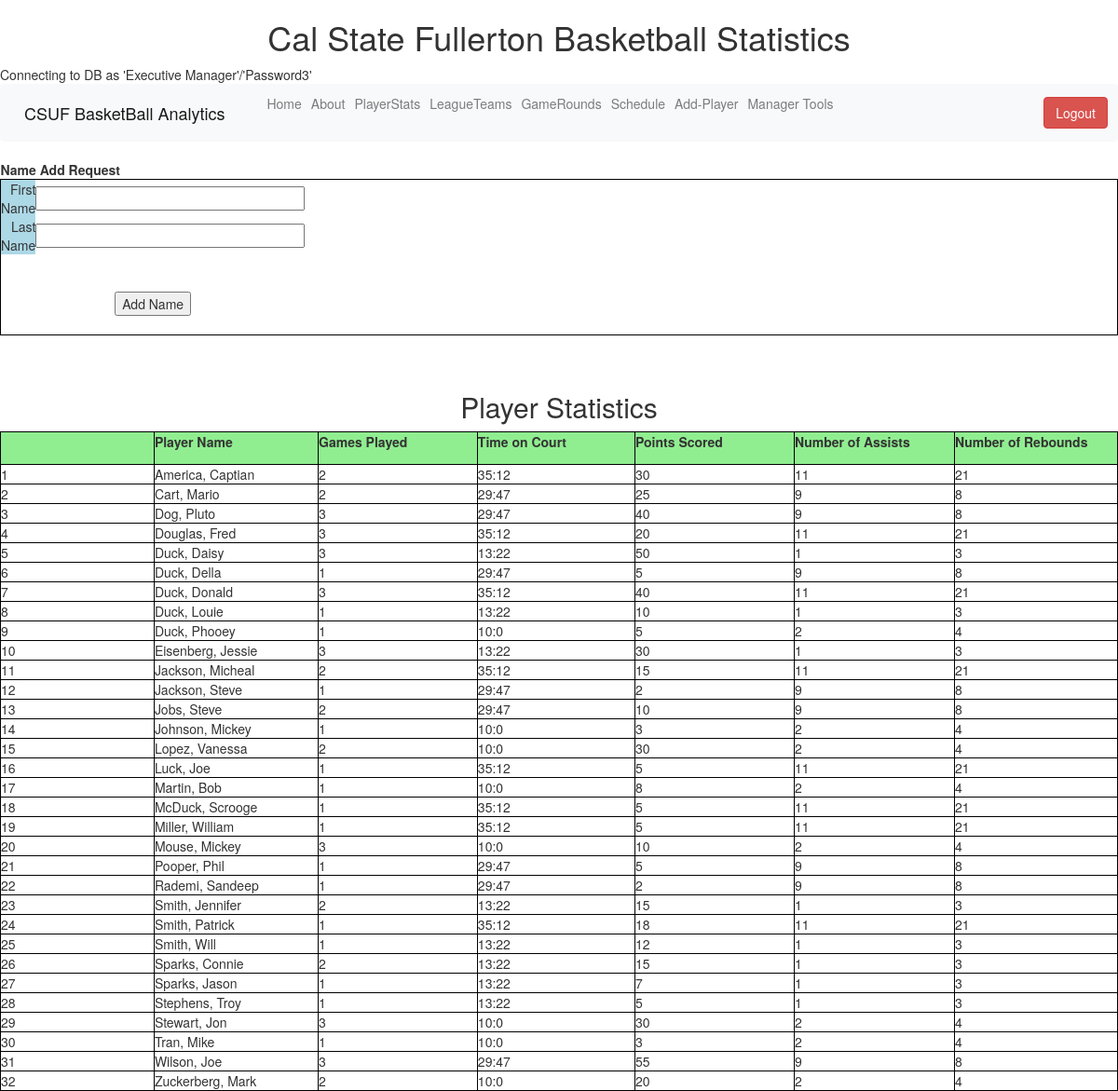
The app's page /AddPlayer.php with its own data.
### tables this page shows
CREATE TABLE TeamRoster
( ID            INTEGER UNSIGNED  NOT NULL    AUTO_INCREMENT  PRIMARY KEY,
  Name_First    VARCHAR(100),
  Name_Last     VARCHAR(150)      NOT NULL,
  Street        VARCHAR(250),
  City          VARCHAR(100),
  State         VARCHAR(100),
  Country       VARCHAR(100),
  ZipCode       CHAR(10),

  CHECK (ZipCode REGEXP '(?!0{5})(?!9{5})\\d{5}(-(?!0{4})(?!9{4})\\d{4})?'),
  
  INDEX  (Name_Last),
  UNIQUE (Name_Last, Name_First)
);

### Name.php (called while the page is built, shortened)
<?php
class NamePlayer
{
   private $name         = array('FIRST'=>"", 'LAST'=>"");
   function name()
   {
     if( func_num_args() == 0 )
     {
       if( empty($this->name['FIRST']) ) return $this->name['LAST'];
       else                              return $this->name['LAST'].', '.$this->name['FIRST'];
     }
     else if( func_num_args() == 1 )
     {
       $value = func_get_arg(0);
       if( is_string($value) )
       {
         $value = explode(',', $value);
         if ( count($value) >= 2 ) $this->name['FIRST'] = htmlspecialchars(trim($value[1]));
         else                      $this->name['FIRST'] = '';
         $this->name['LAST']  = htmlspecialchars(trim($value[0]));
       }
       else if( is_array ($value) )
       {
         if ( count($value) >= 2 ) $this->name['LAST'] = htmlspecialchars(trim($value[1]));
         else                      $this->name['LAST'] = '';
         $this->name['FIRST']  = htmlspecialchars(trim($value[0]));
       }
     }
     else if( func_num_args() == 2 )
     {
         $this->name['FIRST'] = htmlspecialchars(trim(func_get_arg(0)));
         $this->name['LAST']  = htmlspecialchars(trim(func_get_arg(1)));
     }
     return $this;
   }
}
?>

### PlayerStatistic.php (called while the page is built, shortened)
<?php
class PlayerStatistic
{
   private $name         = array('FIRST'=>"", 'LAST'=>null);
   private $playingTime  = array('MINS' =>0,  'SECS'=>0);
   private $pointsScored = 0;
   private $assists      = 0;
   private $rebounds     = 0;
   function name()
   {
     if( func_num_args() == 0 )
     {
       if( empty($this->name['FIRST']) ) return $this->name['LAST'];
       else                              return $this->name['LAST'].', '.$this->name['FIRST'];
     }
     else if( func_num_args() == 1 )
     {
       $value = func_get_arg(0);
       if( is_string($value) )
       {
         $value = explode(',', $value);
         if ( count($value) >= 2 ) $this->name['FIRST'] = htmlspecialchars(trim($value[1]));
         else                      $this->name['FIRST'] = '';
         $this->name['LAST']  = htmlspecialchars(trim($value[0]));
       }
       else if( is_array ($value) )
       {
         if ( count($value) >= 2 ) $this->name['LAST'] = htmlspecialchars(trim($value[1]));
         else                      $this->name['LAST'] = '';
         $this->name['FIRST']  = htmlspecialchars(trim($value[0]));
       }
     }
     else if( func_num_args() == 2 )
     {
         $this->name['FIRST'] = htmlspecialchars(trim(func_get_arg(0)));
         $this->name['LAST']  = htmlspecialchars(trim(func_get_arg(1)));
     }
     return $this;
   }
   function playingTime()
   {
     if( func_num_args() == 0 )
     {
       return $this->playingTime['MINS'].':'.$this->playingTime['SECS'];
     }
     else if( func_num_args() == 1 )
     {
       $value = func_get_arg(0);
       if( is_array ($value) )
       {
         if ( count($value) >= 2 ) $this->playingTime['SECS'] = (int)$value[1];
         else                      $this->playingTime['SECS'] = 0;
         $this->playingTime['MINS'] = (int)$value[0];
       }
     }
     else if( func_num_args() == 2 )
     {
       $this->playingTime['MINS'] = (int)func_get_arg(0);
       $this->playingTime['SECS'] = (int)func_get_arg(1);
     }
     return $this;
   }
   function pointsScored()
   {
     if( func_num_args() == 0 )
     {
       return $this->pointsScored;
     }
     else if( func_num_args() == 1 )
     {
       $this->pointsScored = (int)func_get_arg(0);
     }
     return $this;
   }
   function assists()
   {
     if( func_num_args() == 0 )
     {
       return $this->assists;
     }
     else if( func_num_args() == 1 )
     {
       $this->assists = (int)func_get_arg(0);
     }
     return $this;
   }
   function rebounds()
   {
     if( func_num_args() == 0 )
     {
       return $this->rebounds;
     }
     else if( func_num_args() == 1 )
     {
       $this->rebounds = (int)func_get_arg(0);
     }
     return $this;
   }
}
?>

### AddPlayer.php (the view, shortened to what this page needs)
<!DOCTYPE html>
<html>
<head>
<body bgcolor="lightblue">
        <h1 style="text-align:center">Cal State Fullerton Basketball Statistics</h1>
			    <link rel="stylesheet" href="https://unpkg.com/purecss@1.0.0/build/pure-min.css">
        <link rel="stylesheet" href="stylesheets/stylesheet.css">
<link rel="stylesheet" href="https://maxcdn.bootstrapcdn.com/bootstrap/4.0.0/css/bootstrap.min.css">
<body bgcolor="lightblue">
<?php
      require_once('createDB.php');
           require_once('navbar.php');
	    require('Name.php');
	    require('PlayerStatistic.php');
        $query = "SELECT
                    TeamRoster.ID,
                    TeamRoster.Name_First,
                    TeamRoster.Name_Last,
                    Statistics.TotalGames,
                    AVG(Statistics.PlayingTimeMin),
                    AVG(Statistics.PlayingTimeSec),
                    AVG(Statistics.Points),
                    AVG(Statistics.Assists),
                    AVG(Statistics.Rebounds)
                  FROM TeamRoster LEFT JOIN Statistics ON
                    Statistics.Player = TeamRoster.ID
                  GROUP BY
                    TeamRoster.Name_Last,
                    TeamRoster.Name_First
                  ORDER BY
                    TeamRoster.Name_Last,
                    TeamRoster.Name_First";
        $stmt = mysqli_prepare($link,$query);
        mysqli_stmt_execute($stmt);
        mysqli_stmt_store_result($stmt);
        mysqli_stmt_bind_result($stmt,
						   $Name_ID,
                           $Name_First,
                           $Name_Last,
                           $TotalGames,
                           $PlayingTimeMin,
                           $PlayingTimeSec,
                           $Points,
                           $Assists,
                           $Rebounds);
?>
    <table style="width: 100%; border:0px solid black; border-collapse:collapse;">
      <tr>
        <th style="width: 40%;">Name Add Request</th>
      </tr>
      <tr>
        <td style="vertical-align:top; border:1px solid black;">
          <form action="processAddressUpdate.php" method="post">
            <table style="width: 15%; border:0px solid black; border-collapse:collapse;">
              <tr>
                <td style="text-align: right;height:35px; background: lightblue;">First Name</td>
                <td><input type="text" name="firstName" value="" size="35" maxlength="250"/></td>
              </tr>
              <tr>
                <td style="text-align: right;height:35px; background: lightblue;">Last Name</td>
               <td><input type="text" name="lastName" value="" size="35" maxlength="250"/></td>
              </tr>
              <tr>
               <td colspan="2" style="text-align: center;"><br/><br/><input class="pure-button pure-button-primary" type="submit" value="Add Name" /><br/><br/></td>
              </tr>
            </table>
          </form>
        </td>
      </tr>
    </table>
	<br/><br/>
    <h2 style="text-align:center">Player Statistics</h2>
    <table style="border:1px solid black; border-collapse:collapse;">
      <tr>
        <th style="vertical-align:top; width:200px; height:35px;  border:1px solid black; background: lightgreen;"></th>
        <th style="vertical-align:top; width:200px; height:35px;  border:1px solid black; background: lightgreen;">Player Name</th>
        <th style="vertical-align:top; width:200px; height:35px;  border:1px solid black; background: lightgreen;">Games Played</th>
        <th style="vertical-align:top; width:200px; height:35px;  border:1px solid black; background: lightgreen;">Time on Court</th>
        <th style="vertical-align:top; width:200px; height:35px;  border:1px solid black; background: lightgreen;">Points Scored</th>
        <th style="vertical-align:top; width:200px; height:35px;  border:1px solid black; background: lightgreen;">Number of Assists</th>
        <th style="vertical-align:top; width:200px; height:35px;  border:1px solid black; background: lightgreen;">Number of Rebounds</th>
      </tr>
      <?php
        $fmt_style = 'style="vertical-align:top; border:1px solid black;"';
        mysqli_stmt_data_seek($stmt,0);
        $row_number = 0;
         while( mysqli_stmt_fetch($stmt) )
        {
          $player = new Nameplayer([$Name_First, $Name_Last]);
          $stat   = new PlayerStatistic([$Name_First, $Name_Last], [$PlayingTimeMin, $PlayingTimeSec], $Points, $Assists, $Rebounds);
          echo "      <tr>\n";
          echo "        <td  $fmt_style>".++$row_number."</td>\n";
          echo "        <td  $fmt_style>".$player->name()." </td>\n";
          echo "        <td  $fmt_style>".$TotalGames."</td>\n";
          if($TotalGames>0)
          {
            echo "        <td  $fmt_style>".(int)$PlayingTimeMin.":".(int)$PlayingTimeSec."</td>\n";
            echo "        <td  $fmt_style>".$stat->pointsScored()."</td>\n";
            echo "        <td  $fmt_style>".$stat->assists()."</td>\n";
            echo "        <td  $fmt_style>".$stat->rebounds()."</td>\n";
          }
          echo "      </tr>\n";
        }
      ?>
    </table>
  </body>
</html>

### stylesheets/stylesheet.css (style rules this page uses)
h1, h4 { color: orange; font-family: sans-serif; font: bold; }

### records on screen
teamroster: $player->name() "America, Captian", TotalGames "2", PlayingTimeMin "35", PlayingTimeSec "12", pointsScored "30", assists "11", rebounds "21"
teamroster: $player->name() "Cart, Mario", TotalGames "2", PlayingTimeMin "29", PlayingTimeSec "47", pointsScored "25", assists "9", rebounds "8"
teamroster: $player->name() "Dog, Pluto", TotalGames "3", PlayingTimeMin "29", PlayingTimeSec "47", pointsScored "40", assists "9", rebounds "8"
teamroster: $player->name() "Douglas, Fred", TotalGames "3", PlayingTimeMin "35", PlayingTimeSec "12", pointsScored "20", assists "11", rebounds "21"
teamroster: $player->name() "Duck, Daisy", TotalGames "3", PlayingTimeMin "13", PlayingTimeSec "22", pointsScored "50", assists "1", rebounds "3"
teamroster: $player->name() "Duck, Della", TotalGames "1", PlayingTimeMin "29", PlayingTimeSec "47", pointsScored "5", assists "9", rebounds "8"
teamroster: $player->name() "Duck, Donald", TotalGames "3", PlayingTimeMin "35", PlayingTimeSec "12", pointsScored "40", assists "11", rebounds "21"
teamroster: $player->name() "Duck, Louie", TotalGames "1", PlayingTimeMin "13", PlayingTimeSec "22", pointsScored "10", assists "1", rebounds "3"
teamroster: $player->name() "Duck, Phooey", TotalGames "1", PlayingTimeMin "10", PlayingTimeSec "0", pointsScored "5", assists "2", rebounds "4"
teamroster: $player->name() "Eisenberg, Jessie", TotalGames "3", PlayingTimeMin "13", PlayingTimeSec "22", pointsScored "30", assists "1", rebounds "3"
teamroster: $player->name() "Jackson, Micheal", TotalGames "2", PlayingTimeMin "35", PlayingTimeSec "12", pointsScored "15", assists "11", rebounds "21"
teamroster: $player->name() "Jackson, Steve", TotalGames "1", PlayingTimeMin "29", PlayingTimeSec "47", pointsScored "2", assists "9", rebounds "8"
teamroster: $player->name() "Jobs, Steve", TotalGames "2", PlayingTimeMin "29", PlayingTimeSec "47", pointsScored "10", assists "9", rebounds "8"
teamroster: $player->name() "Johnson, Mickey", TotalGames "1", PlayingTimeMin "10", PlayingTimeSec "0", pointsScored "3", assists "2", rebounds "4"
teamroster: $player->name() "Lopez, Vanessa", TotalGames "2", PlayingTimeMin "10", PlayingTimeSec "0", pointsScored "30", assists "2", rebounds "4"
teamroster: $player->name() "Luck, Joe", TotalGames "1", PlayingTimeMin "35", PlayingTimeSec "12", pointsScored "5", assists "11", rebounds "21"
teamroster: $player->name() "Martin, Bob", TotalGames "1", PlayingTimeMin "10", PlayingTimeSec "0", pointsScored "8", assists "2", rebounds "4"
teamroster: $player->name() "McDuck, Scrooge", TotalGames "1", PlayingTimeMin "35", PlayingTimeSec "12", pointsScored "5", assists "11", rebounds "21"
teamroster: $player->name() "Miller, William", TotalGames "1", PlayingTimeMin "35", PlayingTimeSec "12", pointsScored "5", assists "11", rebounds "21"
teamroster: $player->name() "Mouse, Mickey", TotalGames "3", PlayingTimeMin "10", PlayingTimeSec "0", pointsScored "10", assists "2", rebounds "4"
teamroster: $player->name() "Pooper, Phil", TotalGames "1", PlayingTimeMin "29", PlayingTimeSec "47", pointsScored "5", assists "9", rebounds "8"
teamroster: $player->name() "Rademi, Sandeep", TotalGames "1", PlayingTimeMin "29", PlayingTimeSec "47", pointsScored "2", assists "9", rebounds "8"
teamroster: $player->name() "Smith, Jennifer", TotalGames "2", PlayingTimeMin "13", PlayingTimeSec "22", pointsScored "15", assists "1", rebounds "3"
teamroster: $player->name() "Smith, Patrick", TotalGames "1", PlayingTimeMin "35", PlayingTimeSec "12", pointsScored "18", assists "11", rebounds "21"
teamroster: $player->name() "Smith, Will", TotalGames "1", PlayingTimeMin "13", PlayingTimeSec "22", pointsScored "12", assists "1", rebounds "3"
teamroster: $player->name() "Sparks, Connie", TotalGames "2", PlayingTimeMin "13", PlayingTimeSec "22", pointsScored "15", assists "1", rebounds "3"
teamroster: $player->name() "Sparks, Jason", TotalGames "1", PlayingTimeMin "13", PlayingTimeSec "22", pointsScored "7", assists "1", rebounds "3"
teamroster: $player->name() "Stephens, Troy", TotalGames "1", PlayingTimeMin "13", PlayingTimeSec "22", pointsScored "5", assists "1", rebounds "3"
teamroster: $player->name() "Stewart, Jon", TotalGames "3", PlayingTimeMin "10", PlayingTimeSec "0", pointsScored "30", assists "2", rebounds "4"
teamroster: $player->name() "Tran, Mike", TotalGames "1", PlayingTimeMin "10", PlayingTimeSec "0", pointsScored "3", assists "2", rebounds "4"
teamroster: $player->name() "Wilson, Joe", TotalGames "3", PlayingTimeMin "29", PlayingTimeSec "47", pointsScored "55", assists "9", rebounds "8"
teamroster: $player->name() "Zuckerberg, Mark", TotalGames "2", PlayingTimeMin "10", PlayingTimeSec "0", pointsScored "20", assists "2", rebounds "4"

### other values on screen
$DBName "Executive Manager"
$DBPassword "Password3"
